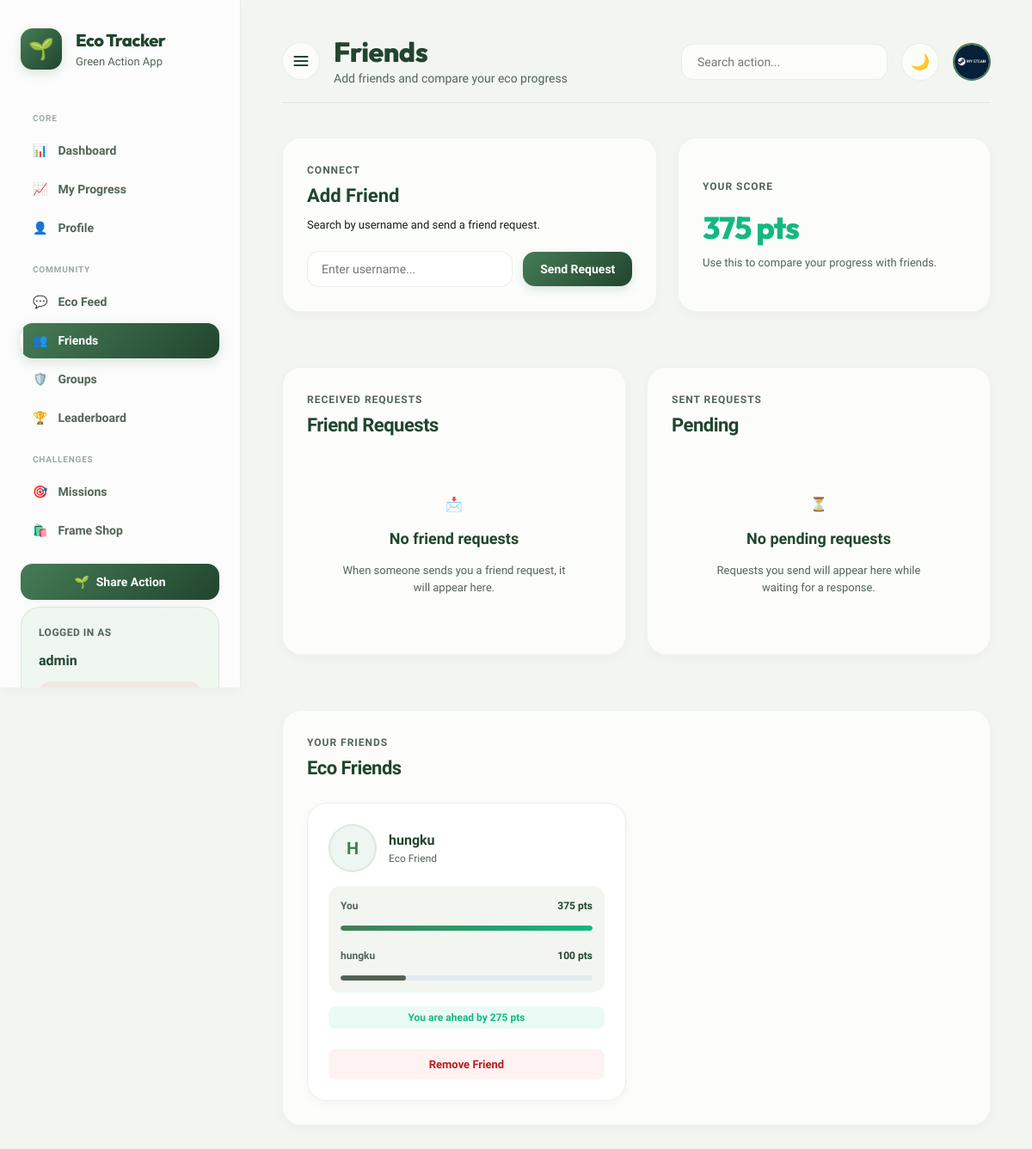
Screenshot of /friends/ (signed in) with the database file from the repository.
### tracker/models.py (models this page shows, shortened)
class UserProfile(models.Model):
    user = models.OneToOneField(
        User,
        on_delete=models.CASCADE,
        related_name="profile"
    )
    avatar = models.ImageField(
        upload_to="avatars/",
        blank=True,
        null=True
    )
    streak_count = models.PositiveIntegerField(default=0)
    last_action_date = models.DateField(null=True, blank=True)
    last_level = models.CharField(max_length=100, default="Eco Novice")
    last_perfect_day_date = models.DateField(null=True, blank=True)
    points_spent = models.PositiveIntegerField(default=0)
    active_frame = models.ForeignKey(
        "AvatarFrame",
        on_delete=models.SET_NULL,
        null=True,
        blank=True,
        related_name="active_users"
    )

class Friendship(models.Model):
    STATUS_CHOICES = [
        ("pending", "Pending"),
        ("accepted", "Accepted"),
    ]
    sender = models.ForeignKey(
        User,
        on_delete=models.CASCADE,
        related_name="sent_friend_requests"
    )
    receiver = models.ForeignKey(
        User,
        on_delete=models.CASCADE,
        related_name="received_friend_requests"
    )
    status = models.CharField(
        max_length=20,
        choices=STATUS_CHOICES,
        default="pending"
    )
    created_at = models.DateTimeField(auto_now_add=True)
    class Meta:
        unique_together = ("sender", "receiver")

### tracker/views.py (the view, shortened to what this page needs)
# urls.py: path("friends/", views.friends, name="friends"),
@login_required
def friends(request):
    user_total_points = get_user_total_points(request.user)
    received_requests = Friendship.objects.filter(
        receiver=request.user,
        status="pending"
    ).select_related("sender")
    sent_requests = Friendship.objects.filter(
        sender=request.user,
        status="pending"
    ).select_related("receiver")
    accepted_friendships = Friendship.objects.filter(
        Q(sender=request.user) | Q(receiver=request.user),
        status="accepted"
    ).select_related("sender", "receiver")
    friends_data = []
    for friendship in accepted_friendships:
        if friendship.sender == request.user:
            friend = friendship.receiver
        else:
            friend = friendship.sender
        friend_total_points = get_user_total_points(friend)
        difference = user_total_points - friend_total_points
        max_points = max(user_total_points, friend_total_points, 1)
        user_percent = int((user_total_points / max_points) * 100)
        friend_percent = int((friend_total_points / max_points) * 100)
        friends_data.append({
            "friendship": friendship,
            "friend": friend,
            "friend_total_points": friend_total_points,
            "difference": difference,
            "user_percent": user_percent,
            "friend_percent": friend_percent,
        })
    context = {
        "page_title": "Friends",
        "page_subtitle": "Add friends and compare your eco progress",
        "received_requests": received_requests,
        "sent_requests": sent_requests,
        "friends_data": friends_data,
        "user_total_points": user_total_points,
    }
    return render(request, "pages/friends.html", context)

### templates/pages/friends.html (shortened to what this page needs)
{% extends "base.html" %}
{% block content %}
<div class="friends-layout" style="margin-bottom: 32px;">
    <div class="card form-card">
        <p class="card-label">Connect</p>
        <h2 style="font-size: 22px; font-weight: 800; color: var(--accent); margin-bottom: 8px;">Add Friend</h2>
        <p class="muted-text" style="margin-bottom: 20px; font-size: 13px;">Search by username and send a friend request.</p>
        <form method="post" class="eco-form friend-form">
            <div style="display: flex; gap: 12px; align-items: center;">
                <input type="text" name="username" placeholder="Enter username..." required style="flex: 1; padding: 12px 16px; border: 1.5px solid var(--border); border-radius: var(--radius-md); font-size: 14px; background: var(--panel);">
                <button type="submit" class="upload-btn" style="padding: 12px 20px;">Send Request</button>
            </div>
        </form>
    </div>
    <div class="card stat-card" style="justify-content: center;">
        <p class="card-label">Your Score</p>
        <h2 style="font-size: 36px; font-weight: 800; color: var(--emerald); font-family: 'Outfit', sans-serif; margin: 8px 0 4px;">{{ user_total_points }} pts</h2>
        <p class="muted-text">Use this to compare your progress with friends.</p>
    </div>
</div>
<div class="friends-sections" style="margin-bottom: 32px;">
    <div class="card">
        <div class="card-header">
            <div>
                <p class="card-label">Received Requests</p>
                <h2>Friend Requests</h2>
            </div>
        </div>
        <div class="friend-list">
            {% for request_item in received_requests %}
                <div class="friend-item">
                    {% if request_item.sender.profile.avatar %}
                        <img src="{{ request_item.sender.profile.avatar.url }}" alt="{{ request_item.sender.username }}" class="friend-avatar" style="object-fit: cover;">
                    {% else %}
                        <div class="friend-avatar">
                            {{ request_item.sender.username|first|upper }}
                        </div>
                    {% endif %}
                    <div class="friend-info">
                        <h4>{{ request_item.sender.username }}</h4>
                        <p>wants to be your friend</p>
                    </div>
                    <div class="friend-actions">
                        <a href="{% url 'accept_friend' request_item.id %}">
                            <button class="small-btn">Accept</button>
                        </a>
                        <a href="{% url 'reject_friend' request_item.id %}">
                            <button class="danger-btn">Reject</button>
                        </a>
                    </div>
                </div>
            {% empty %}
                {% include "components/empty_state.html" with icon="📩" title="No friend requests" message="When someone sends you a friend request, it will appear here." %}
            {% endfor %}
        </div>
    </div>
    <div class="card">
        <div class="card-header">
            <div>
                <p class="card-label">Sent Requests</p>
                <h2>Pending</h2>
            </div>
        </div>
        <div class="friend-list">
            {% for request_item in sent_requests %}
                <div class="friend-item">
                    {% if request_item.receiver.profile.avatar %}
                        <img src="{{ request_item.receiver.profile.avatar.url }}" alt="{{ request_item.receiver.username }}" class="friend-avatar" style="object-fit: cover;">
                    {% else %}
                        <div class="friend-avatar">
                            {{ request_item.receiver.username|first|upper }}
                        </div>
                    {% endif %}
                    <div class="friend-info">
                        <h4>{{ request_item.receiver.username }}</h4>
                        <p>Waiting for response</p>
                    </div>
                    <div class="friend-actions">
                        <a href="{% url 'cancel_friend_request' request_item.id %}">
                            <button class="danger-btn">Cancel</button>
                        </a>
                    </div>
                </div>
            {% empty %}
                {% include "components/empty_state.html" with icon="⏳" title="No pending requests" message="Requests you send will appear here while waiting for a response." %}
            {% endfor %}
        </div>
    </div>
</div>
<div class="card">
    <div class="card-header">
        <div>
            <p class="card-label">Your Friends</p>
            <h2>Eco Friends</h2>
        </div>
    </div>
    <div class="friend-grid">
        {% for item in friends_data %}
            <div class="friend-card">
                <div class="friend-card-top">
                    {% if item.friend.profile.avatar %}
                        <img src="{{ item.friend.profile.avatar.url }}" alt="{{ item.friend.username }}" class="friend-avatar large" style="object-fit: cover;">
                    {% else %}
                        <div class="friend-avatar large">
                            {{ item.friend.username|first|upper }}
                        </div>
                    {% endif %}
                    <div>
                        <h3>{{ item.friend.username }}</h3>
                        <p>Eco Friend</p>
                    </div>
                </div>
                <div class="compare-container">
                    <div class="compare-row">
                        <span>You</span>
                        <strong>{{ user_total_points }} pts</strong>
                    </div>
                    <div class="progress-bar-container" style="height: 6px; margin: 4px 0 10px 0; background: #e2e8f0;">
                        <div class="progress-bar-fill" style="width: {{ item.user_percent }}%;"></div>
                    </div>
                    <div class="compare-row">
                        <span>{{ item.friend.username }}</span>
                        <strong>{{ item.friend_total_points }} pts</strong>
                    </div>
                    <div class="progress-bar-container" style="height: 6px; margin: 4px 0 0 0; background: #e2e8f0;">
                        <div class="progress-bar-fill" style="width: {{ item.friend_percent }}%; background: var(--text-muted);"></div>
                    </div>
                </div>
                {% if item.difference > 0 %}
                    <p class="compare-result positive">
                        You are ahead by {{ item.difference }} pts
                    </p>
                {% elif item.difference < 0 %}
                    <p class="compare-result negative">
                        Friend is ahead by {{ item.difference|stringformat:"+d"|slice:"1:" }} pts
                    </p>
                {% else %}
                    <p class="compare-result neutral">
                        You both have the same score
                    </p>
                {% endif %}
                <a href="{% url 'remove_friend' item.friendship.id %}" style="margin-top: 8px;">
                    <button class="danger-btn full-btn" style="padding: 10px;">Remove Friend</button>
                </a>
            </div>
        {% empty %}
            <div style="grid-column: 1 / -1; width: 100%;">
                {% include "components/empty_state.html" with icon="👥" title="No friends yet" message="Add friends by username to compare eco progress." %}
            </div>
        {% endfor %}
    </div>
</div>
{% endblock %}

### templates/components/sidebar.html (shortened to what this page needs)
<aside class="sidebar">
    <div class="brand">
        <div class="brand-logo">🌱</div>
        <div>
            <h2>Eco Tracker</h2>
            <p>Green Action App</p>
        </div>
    </div>
    <nav class="sidebar-menu">
        <p class="sidebar-section-title" style="margin-top: 8px;">Core</p>
        <a class="{% if request.resolver_match.url_name == 'dashboard' %}active{% endif %}" href="{% url 'dashboard' %}">
            <span>📊</span> Dashboard
        </a>
        <a class="{% if request.resolver_match.url_name == 'my_progress' %}active{% endif %}" href="{% url 'my_progress' %}">
            <span>📈</span> My Progress
        </a>
        <a class="{% if request.resolver_match.url_name == 'profile' %}active{% endif %}" href="{% url 'profile' %}">
            <span>👤</span> Profile
        </a>
        <p class="sidebar-section-title">Community</p>
        <a class="{% if request.resolver_match.url_name == 'eco_feed' %}active{% endif %}" href="{% url 'eco_feed' %}">
            <span>💬</span> Eco Feed
        </a>
        <a class="{% if request.resolver_match.url_name == 'friends' %}active{% endif %}" href="{% url 'friends' %}">
            <span>👥</span> Friends
        </a>
        <a class="{% if request.resolver_match.url_name == 'groups' %}active{% endif %}" href="{% url 'groups' %}">
            <span>🛡️</span> Groups
        </a>
        <a class="{% if request.resolver_match.url_name == 'leaderboard' %}active{% endif %}" href="{% url 'leaderboard' %}">
            <span>🏆</span> Leaderboard
        </a>
        <p class="sidebar-section-title">Challenges</p>
        <a class="{% if request.resolver_match.url_name == 'missions' %}active{% endif %}" href="{% url 'missions' %}">
            <span>🎯</span> Missions
        </a>
        <a class="{% if request.resolver_match.url_name == 'frame_shop' %}active{% endif %}" href="{% url 'frame_shop' %}">
            <span>🛍️</span> Frame Shop
        </a>
    </nav>
    <div style="margin-top: 18px; margin-bottom: 8px;">
        <a href="{% url 'upload_action' %}" style="display: block; width: 100%;">
            <button class="upload-btn" style="width: 100%; padding: 13px 18px; display: flex; align-items: center; justify-content: center; gap: 8px; font-size: 14px; font-weight: 800; border-radius: var(--radius-md); box-shadow: var(--shadow-sm); cursor: pointer; border: none; font-family: inherit;">
                <span>🌱</span> Share Action
            </button>
        </a>
    </div>
    <div class="sidebar-bottom">
        {% if user.is_authenticated %}
            <p>Logged in as</p>
            <h3>{{ user.username }}</h3>
            <form method="post" action="{% url 'logout' %}">
                <button class="logout-btn">Logout</button>
            </form>
        {% endif %}
    </div>
</aside>

### templates/components/topbar.html (shortened to what this page needs)
<header class="topbar">
    <div style="display: flex; align-items: center; gap: 16px;">
        <button id="sidebarToggleBtn" class="sidebar-toggle-btn" title="Toggle Sidebar" aria-label="Toggle Sidebar">
            <svg width="20" height="20" viewBox="0 0 24 24" fill="none" stroke="currentColor" stroke-width="2.5" stroke-linecap="round" stroke-linejoin="round">
                <line x1="3" y1="12" x2="21" y2="12"></line>
                <line x1="3" y1="6" x2="21" y2="6"></line>
                <line x1="3" y1="18" x2="21" y2="18"></line>
            </svg>
        </button>
        <div>
            <h1 style="margin: 0; line-height: 1.2;">{{ page_title|default:"Dashboard" }}</h1>
            <p style="margin: 0; margin-top: 2px;">{{ page_subtitle|default:"Track your environmental actions and progress" }}</p>
        </div>
    </div>
    <div class="topbar-actions">
        <input type="text" placeholder="Search action...">
        <button id="themeToggleBtn"
            style="padding: 0; width: 44px; height: 44px; border-radius: 50%; display: grid; place-items: center; font-size: 18px; border: 1.5px solid var(--border); background: var(--panel); cursor: pointer; color: var(--accent); transition: var(--transition);">
        </button>
        {% if request.user.is_authenticated %}
        <a href="{% url 'profile' %}" class="topbar-avatar-link">
            {% if request.user.profile.avatar %}
            <img src="{{ request.user.profile.avatar.url }}" alt="{{ request.user.username }}" class="ranking-avatar"
                style="width: 44px; height: 44px; border-radius: 50%; border: 2px solid var(--primary); object-fit: cover;">
            {% else %}
            <div class="ranking-avatar"
                style="width: 44px; height: 44px; border-radius: 50%; background: var(--primary-light); border: 2px solid var(--primary); color: var(--primary); font-weight: 800; display: grid; place-items: center; font-size: 18px;">
                {{ request.user.username|first|upper }}
            </div>
            {% endif %}
        </a>
        {% endif %}
    </div>
</header>

### rows the page displays
Friendship: friend.username|first "H", friend.username "hungku", user_total_points "375", friend_total_points "100", {{ item.friend_percent }} 26 (drawn), difference "275"

### other values shown
{{ user.username }} "admin"
{{ page_title|default:"Dashboard" }} "Friends"
{{ page_subtitle|default:"Track your environmental actions and progress" }} "Add friends and compare your eco progress"
{{ user_total_points }} "375"
{{ icon|default:"🌱" }} "📩 ⏳"
{{ title|default:"Nothing here yet" }} "No friend requests No pending requests"
{{ message|default:"Start using Eco Tracker to see data here." }} "When someone sends you a friend request, it will appear here. Requests you send will appear here while waiting for a response."
